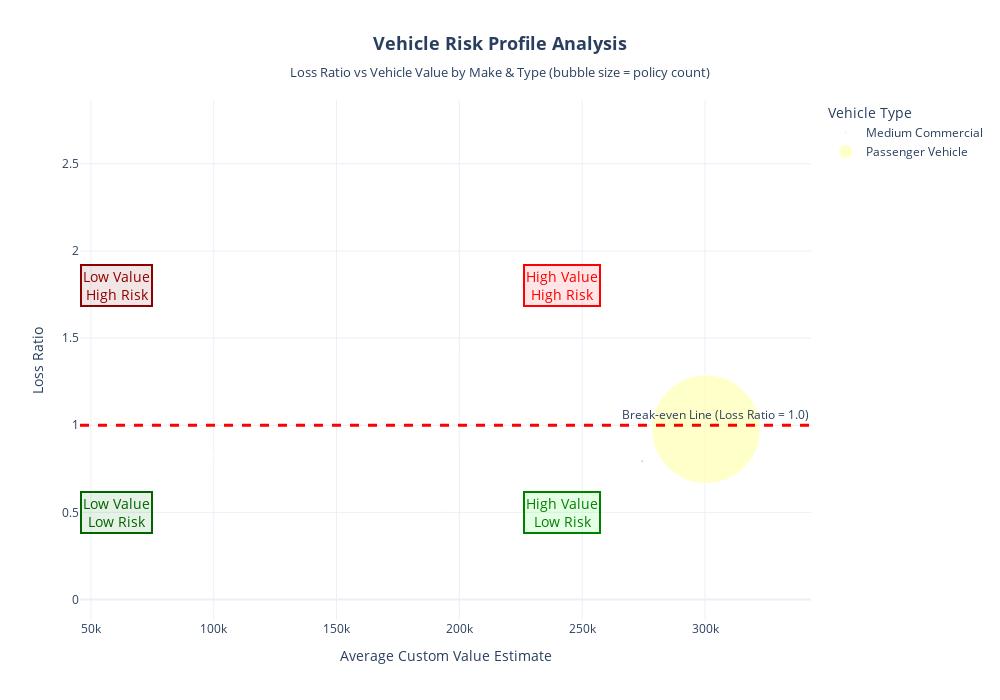

The code cell stored with this chart in its notebook:
### Code cell
# CREATIVE VISUALIZATION 3: Vehicle Risk Profile Analysis
# This creates a comprehensive risk profile by vehicle characteristics

# Prepare vehicle analysis data
vehicle_analysis = df.groupby(['VehicleType', 'make']).agg({
    'TotalPremium': 'sum',
    'TotalClaims': 'sum',
    'PolicyID': 'nunique',
    'CustomValueEstimate': 'mean'
}).reset_index()

vehicle_analysis['LossRatio'] = vehicle_analysis['TotalClaims'] / vehicle_analysis['TotalPremium']
vehicle_analysis = vehicle_analysis[vehicle_analysis['PolicyID'] >= 10]  # Filter for statistical significance

# Get top vehicle makes by volume
top_makes = vehicle_analysis.groupby('make')['TotalPremium'].sum().nlargest(15).index
vehicle_viz_data = vehicle_analysis[vehicle_analysis['make'].isin(top_makes)]

# Create the comprehensive vehicle risk visualization
fig = go.Figure()

# Define colors for vehicle types
vehicle_types = vehicle_viz_data['VehicleType'].unique()
colors = px.colors.qualitative.Set3[:len(vehicle_types)]
color_map = dict(zip(vehicle_types, colors))

# Add scatter plot for each vehicle type
for vtype in vehicle_types:
    vtype_data = vehicle_viz_data[vehicle_viz_data['VehicleType'] == vtype]
    
    fig.add_trace(go.Scatter(
        x=vtype_data['CustomValueEstimate'],
        y=vtype_data['LossRatio'],
        mode='markers',
        marker=dict(
            size=vtype_data['PolicyID']/10,  # Size based on policy count
            color=color_map[vtype],
            opacity=0.7,
            line=dict(width=2, color='white'),
            sizemode='diameter'
        ),
        name=vtype,
        text=vtype_data['make'],
        hovertemplate="<b>%{text}</b><br>" +
                     f"Vehicle Type: {vtype}<br>" +
                     "Value Estimate: %{x:,.0f}<br>" +
                     "Loss Ratio: %{y:.3f}<br>" +
                     "Policies: %{marker.size}<br>" +
                     "<extra></extra>"
    ))

# Add break-even line
fig.add_hline(y=1.0, line_dash="dash", line_color="red", line_width=3,
              annotation_text="Break-even Line (Loss Ratio = 1.0)")

# Update layout
fig.update_layout(
    title=dict(
        text="<b>Vehicle Risk Profile Analysis</b><br><sub>Loss Ratio vs Vehicle Value by Make & Type (bubble size = policy count)</sub>",
        x=0.5,
        font=dict(size=18)
    ),
    xaxis_title="Average Custom Value Estimate",
    yaxis_title="Loss Ratio",
    width=1000,
    height=700,
    template="plotly_white",
    font=dict(size=12),
    legend=dict(
        title="Vehicle Type",
        orientation="v",
        yanchor="top",
        y=1,
        xanchor="left",
        x=1.02
    )
)

# Add risk quadrant annotations
max_value = vehicle_viz_data['CustomValueEstimate'].max()
fig.add_annotation(x=max_value*0.8, y=0.5, text="High Value<br>Low Risk", 
                  showarrow=False, font=dict(size=14, color="green"), 
                  bgcolor="rgba(0,255,0,0.1)", bordercolor="green", borderwidth=2)
fig.add_annotation(x=max_value*0.8, y=1.8, text="High Value<br>High Risk", 
                  showarrow=False, font=dict(size=14, color="red"), 
                  bgcolor="rgba(255,0,0,0.1)", bordercolor="red", borderwidth=2)
fig.add_annotation(x=max_value*0.2, y=0.5, text="Low Value<br>Low Risk", 
                  showarrow=False, font=dict(size=14, color="darkgreen"), 
                  bgcolor="rgba(0,128,0,0.1)", bordercolor="darkgreen", borderwidth=2)
fig.add_annotation(x=max_value*0.2, y=1.8, text="Low Value<br>High Risk", 
                  showarrow=False, font=dict(size=14, color="darkred"), 
                  bgcolor="rgba(128,0,0,0.1)", bordercolor="darkred", borderwidth=2)

fig.show()

# Print vehicle insights
print("INSIGHT 3: Vehicle risk profiles vary significantly by make and type.")
print("Higher value vehicles don't necessarily correlate with higher risk.")

# Find the riskiest and safest vehicle makes
risky_vehicles = vehicle_viz_data.nlargest(5, 'LossRatio')[['make', 'VehicleType', 'LossRatio', 'PolicyID']]
safe_vehicles = vehicle_viz_data.nsmallest(5, 'LossRatio')[['make', 'VehicleType', 'LossRatio', 'PolicyID']]

print("\nRiskiest Vehicle Makes (Top 5):")
for _, row in risky_vehicles.iterrows():
    print(f"  {row['make']} ({row['VehicleType']}): {row['LossRatio']:.3f} LR, {row['PolicyID']} policies")

print("\nSafest Vehicle Makes (Top 5):")
for _, row in safe_vehicles.iterrows():
    print(f"  {row['make']} ({row['VehicleType']}): {row['LossRatio']:.3f} LR, {row['PolicyID']} policies")

### Figure 1 — Plotly figure (JSON) as saved in the notebook; plotly's stock layout.template omitted (floating-point values rounded to 4 significant figures)
{"data": [{"hovertemplate": "<b>%{text}</b><br>Vehicle Type: Medium Commercial<br>Value Estimate: %{x:,.0f}<br>Loss Ratio: %{y:.3f}<br>Policies: %{marker.size}<br><extra></extra>", "marker": {"color": "rgb(141,211,199)", "line": {"color": "white", "width": 2}, "opacity": 0.7, "size": [4.0, 2.0], "sizemode": "diameter"}, "mode": "markers", "name": "Medium Commercial", "text": ["MERCEDES-BENZ", "VOLKSWAGEN"], "type": "scatter", "x": [274400.0, 297100.0], "y": [0.7935, 1.055]}, {"hovertemplate": "<b>%{text}</b><br>Vehicle Type: Passenger Vehicle<br>Value Estimate: %{x:,.0f}<br>Loss Ratio: %{y:.3f}<br>Policies: %{marker.size}<br><extra></extra>", "marker": {"color": "rgb(255,255,179)", "line": {"color": "white", "width": 2}, "opacity": 0.7, "size": [3.3, 3.2, 1.0, 1.5, 1.0, 2.9, 109.4, 1.6], "sizemode": "diameter"}, "mode": "markers", "name": "Passenger Vehicle", "text": ["C.A.M", "CMC", "GOLDEN JOURNEY", "JINBEI", "MERCEDES-BENZ", "NISSAN/DATSUN                      ", "TOYOTA", "VOLKSWAGEN"], "type": "scatter", "x": [99960.0, 201600.0, 179600.0, 148100.0, 165300.0, 302100.0, 300400.0, 145600.0], "y": [0.8364, 2.699, 1.937, 0.339, 0.0491, 0.4, 0.9775, 0.3531]}], "layout": {"annotations": [{"showarrow": false, "text": "Break-even Line (Loss Ratio = 1.0)", "x": 1, "xanchor": "right", "xref": "x domain", "y": 1, "yanchor": "bottom", "yref": "y"}, {"bgcolor": "rgba(0,255,0,0.1)", "bordercolor": "green", "borderwidth": 2, "font": {"color": "green", "size": 14}, "showarrow": false, "text": "High Value<br>Low Risk", "x": 241700.0, "y": 0.5}, {"bgcolor": "rgba(255,0,0,0.1)", "bordercolor": "red", "borderwidth": 2, "font": {"color": "red", "size": 14}, "showarrow": false, "text": "High Value<br>High Risk", "x": 241700.0, "y": 1.8}, {"bgcolor": "rgba(0,128,0,0.1)", "bordercolor": "darkgreen", "borderwidth": 2, "font": {"color": "darkgreen", "size": 14}, "showarrow": false, "text": "Low Value<br>Low Risk", "x": 60430.0, "y": 0.5}, {"bgcolor": "rgba(128,0,0,0.1)", "bordercolor": "darkred", "borderwidth": 2, "font": {"color": "darkred", "size": 14}, "showarrow": false, "text": "Low Value<br>High Risk", "x": 60430.0, "y": 1.8}], "font": {"size": 12}, "height": 700, "legend": {"orientation": "v", "title": {"text": "Vehicle Type"}, "x": 1.02, "xanchor": "left", "y": 1, "yanchor": "top"}, "shapes": [{"line": {"color": "red", "dash": "dash", "width": 3}, "type": "line", "x0": 0, "x1": 1, "xref": "x domain", "y0": 1, "y1": 1, "yref": "y"}], "title": {"font": {"size": 18}, "text": "<b>Vehicle Risk Profile Analysis</b><br><sub>Loss Ratio vs Vehicle Value by Make & Type (bubble size = policy count)</sub>", "x": 0.5}, "width": 1000, "xaxis": {"title": {"text": "Average Custom Value Estimate"}}, "yaxis": {"title": {"text": "Loss Ratio"}}}}
